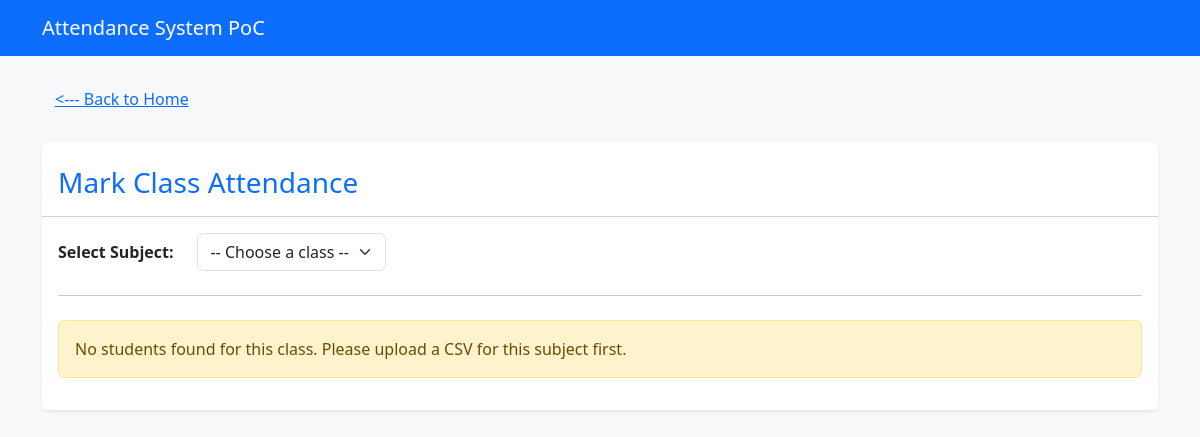
Page /attendance?class_id=1 on the earlier database version.
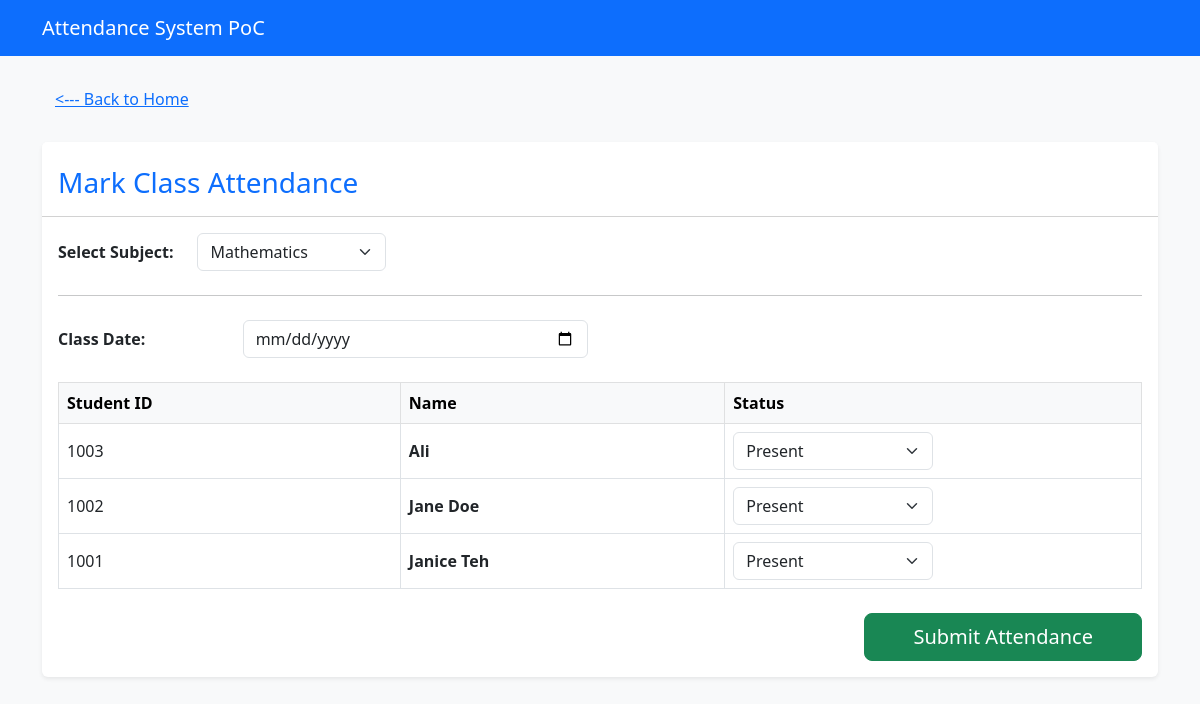
Same page on the later database version.
### tables this page shows
CREATE TABLE students (
                student_id TEXT PRIMARY KEY,
                name TEXT NOT NULL
            );

### app.py (the view, shortened to what this page needs)
@app.route('/attendance', methods=['GET', 'POST'])
def take_attendance():
    selected_class_id = request.args.get('class_id')
    with get_db_connection() as conn:
        classes = conn.execute('SELECT * FROM classes ORDER BY name').fetchall()
        students = []
        if selected_class_id:
            students = conn.execute('''
                SELECT s.student_id, s.name
                FROM students s
                JOIN enrollments e ON s.student_id = e.student_id
                WHERE e.class_id = ?
                ORDER BY s.name
            ''', (selected_class_id,)).fetchall()
    return render_template('attendance.html', classes=classes, students=students, selected_class_id=selected_class_id)

### app.py (called while the page is built)
def get_db_connection():
    conn = sqlite3.connect(DB_NAME)
    conn.row_factory = sqlite3.Row
    return conn

### templates/attendance.html (shortened to what this page needs)
{% extends 'base.html' %}
{% block content %}
<a href="/" class="btn btn-link"><--- Back to Home</a><br>
<div class="card shadow-sm border-0 mt-4">
    <div class="card-header bg-white pt-4 pb-3">
        <h3 class="mb-0 text-primary">Mark Class Attendance</h3>
    </div>
    <div class="card-body">
        <form method="get" class="mb-4">
            <div class="row align-items-center">
                <div class="col-auto">
                    <label class="col-form-label fw-bold">Select Subject:</label>
                </div>
                <div class="col-auto">
                    <select name="class_id" class="form-select" onchange="this.form.submit()">
                        <option value="">-- Choose a class --</option>
                        {% for c in classes %}
                            <option value="{{ c['id'] }}" {% if selected_class_id|string == c['id']|string %}selected{% endif %}>
                                {{ c['name'] }}
                            </option>
                        {% endfor %}
                    </select>
                </div>
            </div>
        </form>
        <hr>
        {% if selected_class_id and students %}
            <form method="post" action="/attendance">
                <div class="mb-4 row mt-4">
                    <label for="date" class="col-sm-2 col-form-label fw-bold">Class Date:</label>
                    <div class="col-sm-4">
                        <input type="date" name="date" class="form-control" required>
                    </div>
                </div>
                <table class="table table-hover table-bordered align-middle">
                    <thead class="table-light">
                        <tr>
                            <th>Student ID</th>
                            <th>Name</th>
                            <th>Status</th>
                        </tr>
                    </thead>
                    <tbody>
                        {% for student in students %}
                        <tr>
                            <td>{{ student['student_id'] }}</td>
                            <td class="fw-bold">{{ student['name'] }}</td>
                            <td>
                                <select name="{{ student['student_id'] }}" class="form-select w-50">
                                    <option value="Present">Present</option>
                                </select>
                            </td>
                        </tr>
                        {% endfor %}
                    </tbody>
                </table>
                <div class="mt-4 text-end">
                    <button type="submit" class="btn btn-success btn-lg px-5">Submit Attendance</button>
                </div>
            </form>
        {% elif selected_class_id %}
            <div class="alert alert-warning mt-4">No students found for this class. Please upload a CSV for this subject first.</div>
        {% endif %}
    </div>
</div>
{% endblock %}

### templates/base.html (shortened to what this page needs)
<!DOCTYPE html>
<html lang="en">
<head>
    <link href="https://cdn.jsdelivr.net/npm/bootstrap@5.3.0/dist/css/bootstrap.min.css" rel="stylesheet">
</head>
<body class="bg-light">
    <nav class="navbar navbar-expand-lg navbar-dark bg-primary mb-4">
        <div class="container">
            <a class="navbar-brand" href="/">Attendance System PoC</a>
        </div>
    </nav>
    <div class="container">
        {% block content %}{% endblock %}
    </div>
</body>
</html>

Differences in the rows shown:
now on this page (row edited): students: student_id "1003", name "Ali", student_id "Present"
now on this page (row edited): students: student_id "1002", name "Jane Doe", student_id "Present"
now on this page (row unchanged): students: student_id "1001", name "Janice Teh", student_id "Present"
Other differences:
form field class_id: "-- Choose a class --" → "Mathematics"
text no longer shown: "No students found for this class. Please upload a CSV for this subject first."
text now shown: "Class Date: Student ID Name Status Submit Attendance"
